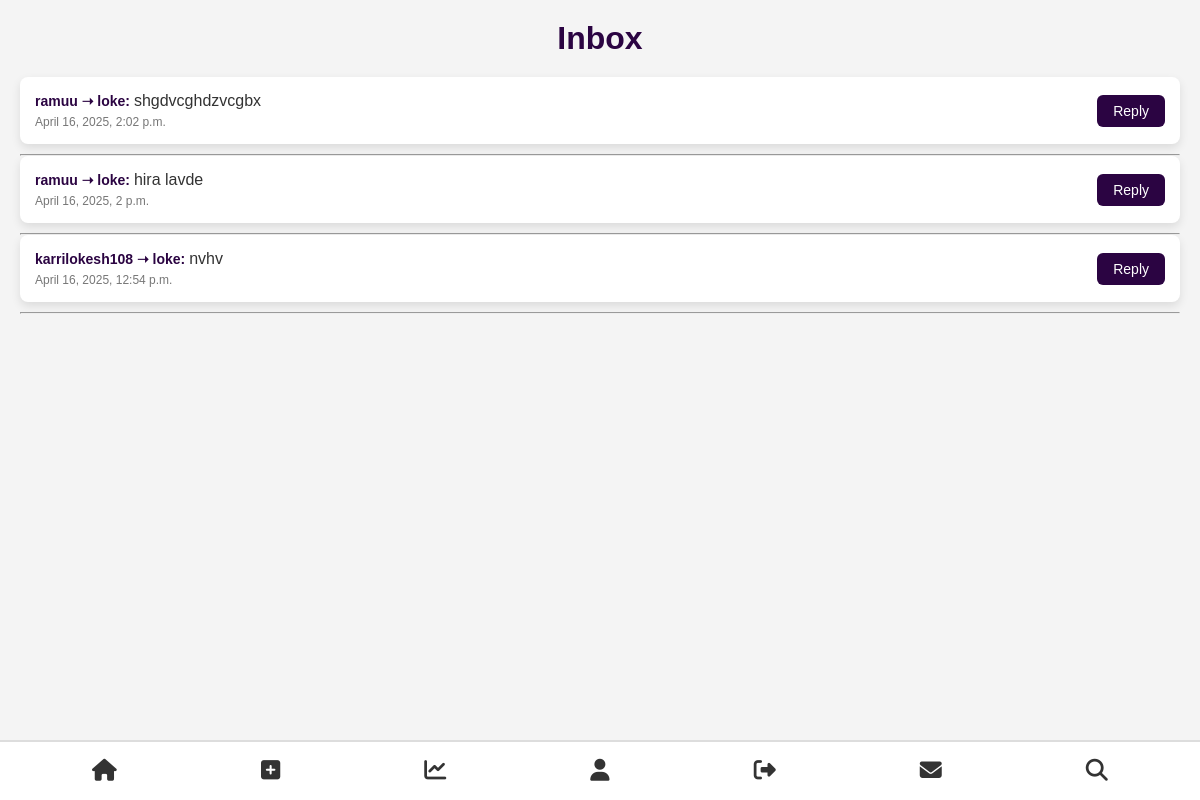
Page /posts/inbox/ (signed in) on the committed database.
### posts/models.py (models this page shows, shortened)
class Message(models.Model):
    sender = models.ForeignKey(User, on_delete=models.CASCADE, related_name='sent_messages')
    receiver = models.ForeignKey(User, on_delete=models.CASCADE, related_name='received_messages')
    content = models.TextField()
    timestamp = models.DateTimeField(auto_now_add=True)

### users/models.py (models this page shows, shortened)
class CustomUser(AbstractBaseUser, PermissionsMixin):
    name = models.CharField(max_length=20)
    email = models.EmailField(unique=True)
    age = models.IntegerField()
    phone= models.CharField(max_length=15, unique=True, null=True, blank=True)
    otp = models.CharField(max_length=6, null=True, blank=True)
    profile_pic = models.ImageField(upload_to='profile_pics/', null=True, blank=True, default="profile_pics/default-profile.png")
    username = models.CharField(max_length=30, unique=True, null=True, blank=True)
    bio = models.TextField(null=True, blank=True)
    first_name = models.CharField(max_length=30, null=True, blank=True)
    last_name = models.CharField(max_length=30, null=True, blank=True)
    gender = models.CharField(max_length=10, choices=[("Male", "Male"), ("Female", "Female"), ("Other", "Other")], null=True, blank=True)
    location = models.CharField(max_length=100, null=True, blank=True)
    linkedin = models.URLField(null=True, blank=True)
    github = models.URLField(null=True, blank=True)
    is_active = models.BooleanField(default=True)
    is_staff = models.BooleanField(default=False)
    firebase_uid = models.CharField(max_length=50, blank=True, null=True)
    followers = models.ManyToManyField('self', symmetrical=False, related_name='following', blank=True)
    objects = CustomUserManager()
    USERNAME_FIELD = "email"
    REQUIRED_FIELDS = ["name", "age", "phone"]

### posts/views.py (the view)
# urls.py: path('inbox/', inbox, name='inbox'),
@login_required
def inbox(request):
    received_messages = Message.objects.filter(receiver=request.user).order_by('-timestamp')
    return render(request, 'posts/inbox.html', {'messages': received_messages})

### posts/templates/posts/inbox.html (shortened to what this page needs)
{% extends 'posts/base.html' %}
{% load static %}
{% block content %}
<link rel="stylesheet" href="{% static 'posts/inbox.css' %}">
<h2>Inbox</h2>
<ul>
    {% for msg in messages %}
    <li class="message-row">
        <div class="message-content">
            <strong>
                <a href="{% url 'user-profile' msg.sender.username %}" class="username-link">{{ msg.sender.username }}</a>
                ➝
                <a href="{% url 'user-profile' msg.receiver.username %}" class="username-link">{{ msg.receiver.username }}</a>:
            </strong>
            {{ msg.content }}<br>
            <small>{{ msg.timestamp }}</small>
        </div>
        <div class="message-reply">
            <a href="{% url 'send-message' msg.sender.id %}" class="reply-button">Reply</a>
        </div>
    </li>
    <hr>
    {% empty %}
    <li class="no-messages">No messages</li>
    {% endfor %}
</ul>
{% endblock %}

### posts/static/posts/base.css (style rules this page uses)
* { margin: 0; padding: 0; box-sizing: border-box; }
body { font-family: 'Segoe UI', Tahoma, Geneva, Verdana, sans-serif; background-color: #f5f6fa; color: #333; padding-bottom: 70px; }

### posts/static/posts/inbox.css (style rules this page uses)
body { font-family: Arial, sans-serif; background: #f4f4f4; margin: 0; padding: 0; animation: fadeIn 1s ease-in-out; }
h2 { color: #2b0442; font-size: 2rem; margin-bottom: 20px; text-align: center; }
ul { list-style-type: none; padding: 0; margin: 0; }
ul li { background: #fff; padding: 15px; margin-bottom: 10px; border-radius: 8px; box-shadow: 0px 4px 10px rgba(0, 0, 0, 0.1); transition: all 0.3s ease-in-out; display: flex; justify-content: space-between; align-items: center; }
.message-row { display: flex; justify-content: space-between; align-items: center; width: 100%; }
.message-content { flex: 1; text-align: left; }
.message-reply { flex-shrink: 0; }
strong { color: #2b0442; font-size: 14px; }
a.username-link { color: #2b0442; text-decoration: none; font-weight: bold; transition: color 0.3s ease; }
small { color: #777; font-size: 12px; display: block; margin-top: 5px; }
.reply-button { background-color: #2b0442; color: white; padding: 8px 16px; border: none; border-radius: 6px; font-size: 14px; text-decoration: none; transition: background 0.3s ease; }

### rows in the picture
Message: sender.username "ramuu", receiver.username "loke", content "shgdvcghdzvcgbx", timestamp "April 16, 2025, 2:02 p.m."
Message: sender.username "ramuu", receiver.username "loke", content "hira lavde", timestamp "April 16, 2025, 2 p.m."
Message: sender.username "karrilokesh108", receiver.username "loke", content "nvhv", timestamp "April 16, 2025, 12:54 p.m."
